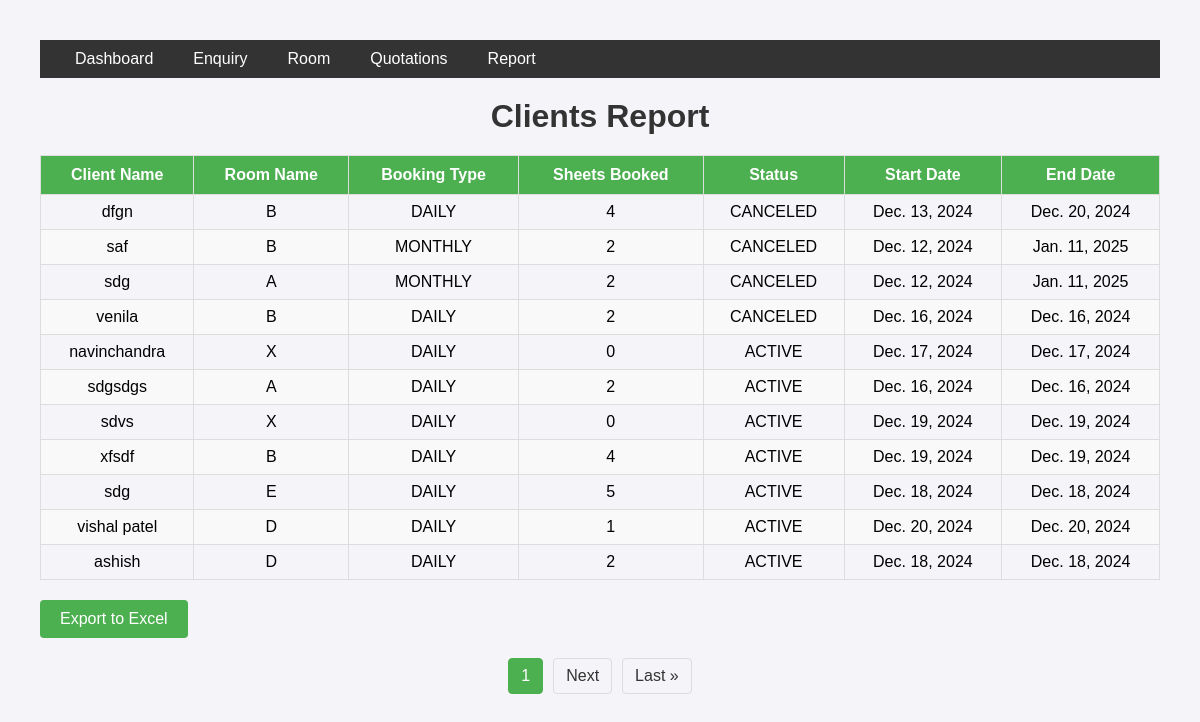
/clients/, run on the app's committed database.
### employee/models.py (models this page shows, shortened)
class Booking(models.Model):
    BOOKING_TYPES = [
        ('DAILY', 'Date Range'),
        ('MONTHLY', 'Monthly'),
        ('YEARLY', 'Yearly'),
    ]
    STATUS_CHOICES = [
        ('ACTIVE', 'Active'),
        ('CANCELED', 'Canceled'),
        ('COMPLETED', 'Completed'),
    ]
    room = models.ForeignKey(Room, on_delete=models.CASCADE)
    client_name = models.CharField(max_length=100)
    sheets_booked = models.PositiveIntegerField()
    start_date = models.DateField(null=True, blank=True)
    end_date = models.DateField(null=True, blank=True)
    booking_type = models.CharField(max_length=10, choices=BOOKING_TYPES, default='DAILY')
    status = models.CharField(max_length=10, choices=STATUS_CHOICES, default='ACTIVE')
    discount = models.DecimalField(max_digits=5, decimal_places=2, default=0.0)
    final_price = models.DecimalField(max_digits=10, decimal_places=2)
    created_at = models.DateTimeField(auto_now_add=True)
    updated_at = models.DateTimeField(auto_now=True)

class Room(models.Model):
    ROOM_TYPES = [
        ('Meeting Room', 'Meeting Room'),
        ('Auditorium', 'Auditorium'),
        ('Office', 'Office'),
    ]
    name = models.CharField(max_length=50)
    room_type = models.CharField(max_length=20, choices=ROOM_TYPES)
    sheet_count = models.PositiveIntegerField()
    price_per_sheet = models.DecimalField(max_digits=10, decimal_places=2, null=True, blank=True)
    price = models.DecimalField(max_digits=10, decimal_places=2, null=True, blank=True)
    amenities = models.TextField(default="Tea, Coffee, Pantry, WiFi")

### employee/views.py (the view, shortened to what this page needs)
# urls.py: path('clients/', views.clients_report, name='clients_report'),
def clients_report(request):
    status = request.GET.get('status')  # ACTIVE, CANCELED, COMPLETED
    export = request.GET.get('export')  # Check if export is requested
    bookings = Booking.objects.all()
    if status:
        bookings = bookings.filter(status=status)
    page_obj = paginate_queryset(request, bookings, per_page=10)
    return render(request, 'reports/clients_report.html', {'bookings': bookings, 'page_obj': page_obj})

### employee/views.py (called while the page is built)
def paginate_queryset(request, queryset, per_page=10):
    paginator = Paginator(queryset, per_page)
    page_number = request.GET.get('page')
    page_obj = paginator.get_page(page_number)
    return page_obj

### templates/reports/clients_report.html (shortened to what this page needs)
{% extends 'base.html' %}
{% block main %}
    <h1>Clients Report</h1>
    <table>
        <thead>
            <tr>
                <th>Client Name</th>
                <th>Room Name</th>
                <th>Booking Type</th>
                <th>Sheets Booked</th>
                <th>Status</th>
                <th>Start Date</th>
                <th>End Date</th>
            </tr>
        </thead>
        <tbody>
            {% for booking in bookings %}
            <tr>
                <td>{{ booking.client_name }}</td>
                <td>{{ booking.room.name }}</td>
                <td>{{ booking.booking_type }}</td>
                <td>{{ booking.sheets_booked }}</td>
                <td>{{ booking.status }}</td>
                <td>{{ booking.start_date }}</td>
                <td>{{ booking.end_date }}</td>
            </tr>
            {% endfor %}
        </tbody>
    </table>
    <form method="get" style="text-align: center; margin-bottom: 20px;width: fit-content;" action="{% url 'employee:clients_report' %}" style="text-align: center; margin-bottom: 20px;">
        <button type="submit" name="export" value="excel" style="
            background-color: #4CAF50;
            color: white;
            padding: 10px 20px;
            border: none;
            border-radius: 4px;
            cursor: pointer;">
            Export to Excel
        </button>
    </form>
    {% include 'reports/pagination.html' %}
    {% endblock main %}

### templates/base.html (style rules this page uses)
body { font-family: Arial, sans-serif; background-color: #f4f4f9; margin: 0; padding: 0; }
table { width: 100%; border-collapse: collapse; margin-top: 20px; }
table th, table td { border: 1px solid #ddd; padding: 8px; text-align: left; }
table th { background-color: #f4f4f4; }
h1 { text-align: center; margin-top: 20px; color: #333; }
button { width: 100%; padding: 15px; background-color: #4CAF50; color: white; border: none; border-radius: 5px; font-size: 16px; cursor: pointer; }
body { font-family: Arial, sans-serif; margin: 20px; padding: 20px; }
h1 { text-align: center; color: #333; margin-bottom: 20px; }
table { width: 100%; border-collapse: collapse; margin: 20px 0; }
thead th { background-color: #4CAF50; color: white; text-align: center; padding: 10px; }
tbody td { text-align: center; padding: 8px; border: 1px solid #ddd; }
tbody tr:nth-child(even) { background-color: #f9f9f9; }
@media (min-width: 1024px) { table { font-size: 16px; } }
@media (min-width: 1024px) { h1 { font-size: 2em; } }

### data on the page
Booking: client_name "dfgn", room.name "B", booking_type "DAILY", sheets_booked "4", status "CANCELED", start_date "Dec. 13, 2024", end_date "Dec. 20, 2024"
Booking: client_name "saf", room.name "B", booking_type "MONTHLY", sheets_booked "2", status "CANCELED", start_date "Dec. 12, 2024", end_date "Jan. 11, 2025"
Booking: client_name "sdg", room.name "A", booking_type "MONTHLY", sheets_booked "2", status "CANCELED", start_date "Dec. 12, 2024", end_date "Jan. 11, 2025"
Booking: client_name "venila", room.name "B", booking_type "DAILY", sheets_booked "2", status "CANCELED", start_date "Dec. 16, 2024", end_date "Dec. 16, 2024"
Booking: client_name "navinchandra", room.name "X", booking_type "DAILY", sheets_booked "0", status "ACTIVE", start_date "Dec. 17, 2024", end_date "Dec. 17, 2024"
Booking: client_name "sdgsdgs", room.name "A", booking_type "DAILY", sheets_booked "2", status "ACTIVE", start_date "Dec. 16, 2024", end_date "Dec. 16, 2024"
Booking: client_name "sdvs", room.name "X", booking_type "DAILY", sheets_booked "0", status "ACTIVE", start_date "Dec. 19, 2024", end_date "Dec. 19, 2024"
Booking: client_name "xfsdf", room.name "B", booking_type "DAILY", sheets_booked "4", status "ACTIVE", start_date "Dec. 19, 2024", end_date "Dec. 19, 2024"
Booking: client_name "sdg", room.name "E", booking_type "DAILY", sheets_booked "5", status "ACTIVE", start_date "Dec. 18, 2024", end_date "Dec. 18, 2024"
Booking: client_name "vishal patel", room.name "D", booking_type "DAILY", sheets_booked "1", status "ACTIVE", start_date "Dec. 20, 2024", end_date "Dec. 20, 2024"
Booking: client_name "ashish", room.name "D", booking_type "DAILY", sheets_booked "2", status "ACTIVE", start_date "Dec. 18, 2024", end_date "Dec. 18, 2024"

### other printed values
{{ page_obj.number }} "1"
